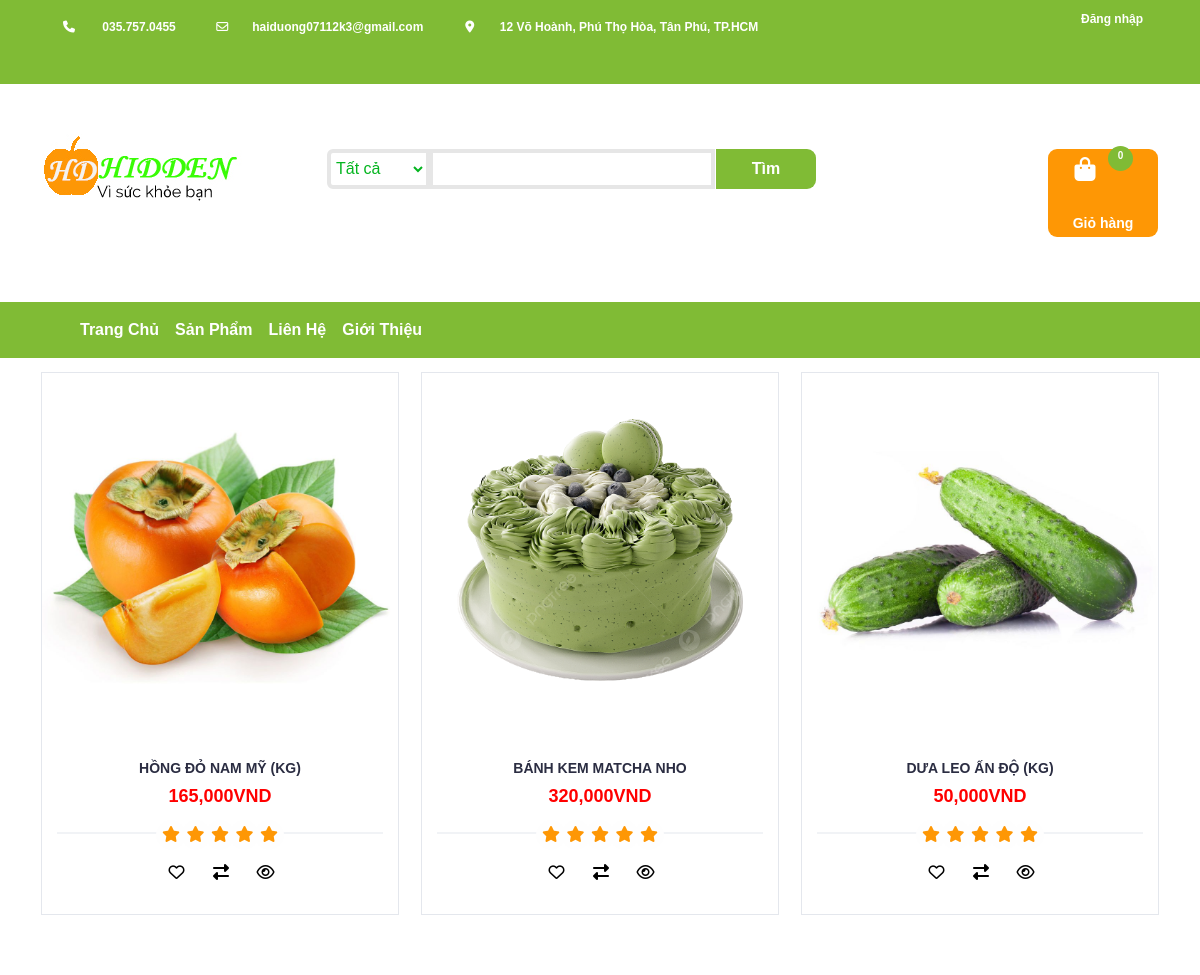
The page /index.php?act=products&page=5 (upper part) on the database as committed earlier.
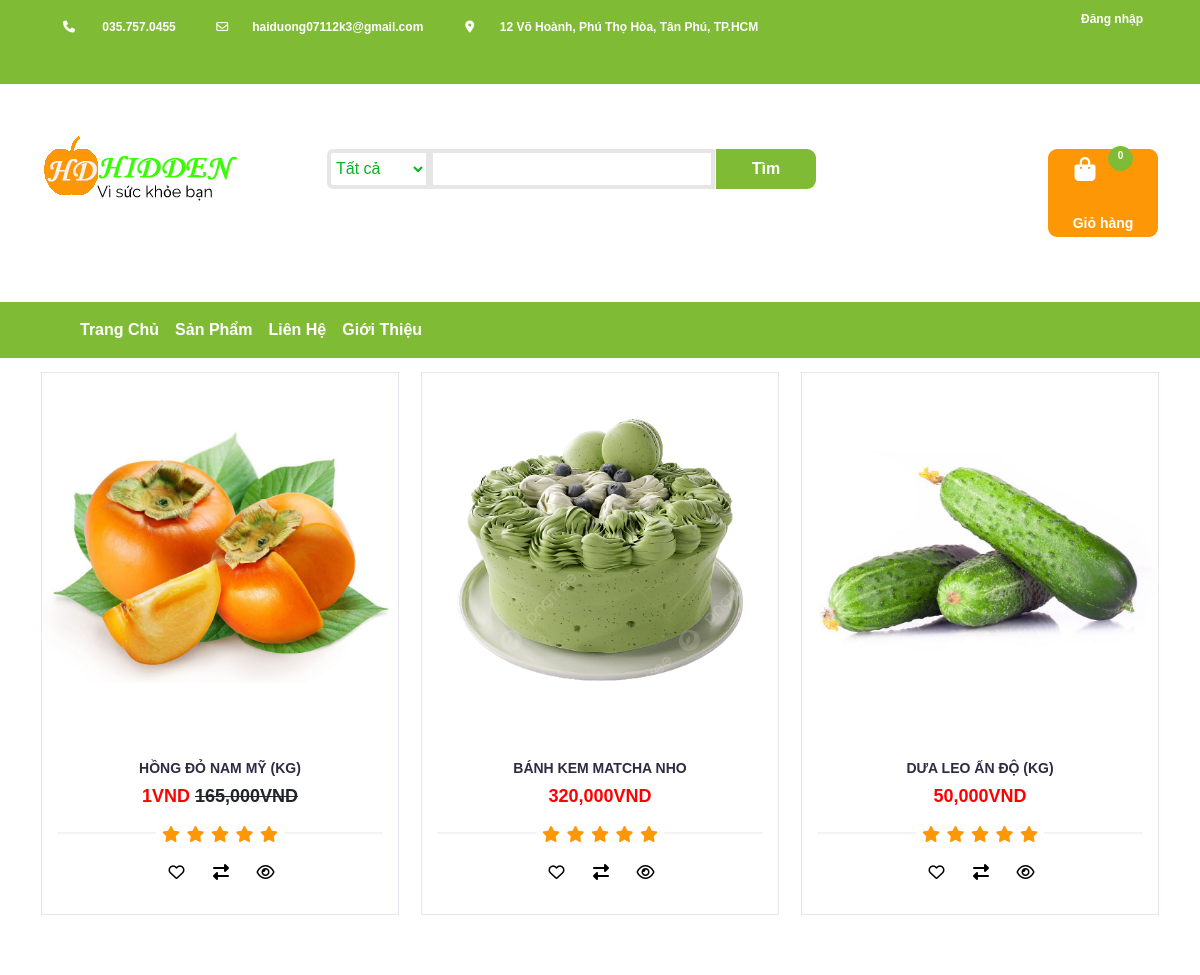
The same page on the database as committed later.
### tables this page shows
CREATE TABLE `products` (
  `id` int(11) NOT NULL,
  `name` varchar(150) NOT NULL,
  `type_id` int(11) NOT NULL,
  `price` int(11) NOT NULL,
  `promotion` float NOT NULL,
  `pro_image` varchar(150) NOT NULL,
  `quantity` int(11) NOT NULL,
  `description` text NOT NULL,
  `sup_id` int(11) NOT NULL,
  `created_at` timestamp NOT NULL DEFAULT current_timestamp()
);

### Models/page.php (called while the page is built, shortened)
<?php
class page {
    function findStart($limit){
        if(!isset($_GET['page'])|| $_GET['page']==1){
            $start=0;
        }
        else{
            $start=($_GET['page']-1)*$limit;
    }
    return $start;
}
}
?>

### Models/connect.php (called while the page is built, shortened)
<?php
class connect
{
    var $db = null;
    public function __construct()
    {
        $dsn = 'mysql:host=localhost;dbname=fruitshop';
        $user = 'root';
        $pass = '';
        try {
            $this->db = new PDO($dsn, $user, $pass, array(PDO::MYSQL_ATTR_INIT_COMMAND => "SET NAMES utf8"));
        } catch (\Throwable $th) {
            echo $th;
        }
    }
    public function get_list($select)
    {
        $result = $this->db->query($select);
        return $result;
    }
}

### Models/products.php (called while the page is built, shortened)
<?php
class products{
    public function getAllProductsPage($start,$limit,$type_id,$keyword){
        $db=new connect();
        $select="select * from products limit ".$start.",".$limit;
        $result=$db->get_list($select);
        return $result;
    }
}

### Views/products.php (the view, shortened to what this page needs)
<?php
$p = new page();
$limit = 6;
$type_id = 0;
$keyword = "";
$start = $p->findStart($limit);
?>
<div id="sectionProducts">
	<div class="container">
		<div class="row">
			<div id="store" class="col-lg-12">
				<div class="row" id="containerProducts">
					<?php
					$pr = new products();
					$result = $pr->getAllProductsPage($start, $limit, $type_id, $keyword);
					while ($set = $result->fetch()) :
					?>
						<div class="col-md-4 col-xs-6">
							<div class="product mb-5">
								<div class="product-img">
									<img src="./Contents/img/<?php echo $set['pro_image'] ?>" alt="">
								</div>
								<div class="product-body">
									<h3 class="product-name"><?php echo $set['name'] ?></h3>
									<?php
									if ($set['promotion'] == 0) {
										echo "<h4 class='product-price'>" . number_format($set['price']) . "VND</h4>";
									} else {
										echo "<h4 class='product-price'>" . number_format($set['promotion']) . "VND <del class='text-dark'>" . number_format($set['price']) . "VND </del></h4>";
									}
									?>
									<div class="product-rating">
										<i class="fa fa-star"></i>
										<i class="fa fa-star"></i>
										<i class="fa fa-star"></i>
										<i class="fa fa-star"></i>
										<i class="fa fa-star"></i>
									</div>
									<div class="product-btns">
										<a href="index.php?act=add_wishlist&id=<?php echo $set['id'] ?>"><button class="add-to-wishlist">
											<i class="fa fa-heart-o"></i><span class="tooltipp">add to wishlist</span></button></a>
										<a href=""><button class="add-to-compare"><i class="fa fa-exchange"></i><span class="tooltipp">add to compare</span></button></a>
										<a href="index.php?act=productDetail&id=<?php echo $set['id'] ?>&type_id=<?php echo $set['type_id'] ?>"><button class="quick-view"><i class="fa fa-eye"></i><span class="tooltipp">quick view</span></button></a>
									</div>
								</div>
								<a href="index.php?act=add_cart&id=<?php echo $set['id'] ?>">
									<div class="add-to-cart">
										<?php if ($set['quantity'] > 0) : ?>
											<button type="submit" name="submit" class="add-to-cart-btn"><i class="fa fa-shopping-cart" aria-hidden="true"></i>thêm vào giỏ</button>
										<?php endif ?>
									</div>
								</a>
							</div>
						</div>
					<?php endwhile ?>
				</div>
			</div>
		</div>
	</div>
</div>

Rows that differ between the two databases and show on the page:
changed products "HỒNG ĐỎ NAM MỸ (KG)": promotion (not shown) → "1"
